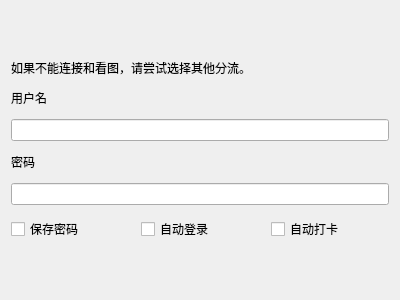
<?xml version="1.0" encoding="UTF-8"?>
<ui version="4.0">
 <class>LoginWidget</class>
 <widget class="QWidget" name="LoginWidget">
  <property name="geometry">
   <rect>
    <x>0</x>
    <y>0</y>
    <width>400</width>
    <height>300</height>
   </rect>
  </property>
  <property name="windowTitle">
   <string>Form</string>
  </property>
  <layout class="QVBoxLayout" name="verticalLayout_2">
   <property name="spacing">
    <number>12</number>
   </property>
   <item>
    <spacer name="verticalSpacer">
     <property name="orientation">
      <enum>Qt::Vertical</enum>
     </property>
     <property name="sizeHint" stdset="0">
      <size>
       <width>20</width>
       <height>40</height>
      </size>
     </property>
    </spacer>
   </item>
   <item>
    <widget class="QLabel" name="label_2">
     <property name="text">
      <string>如果不能连接和看图，请尝试选择其他分流。</string>
     </property>
     <property name="wordWrap">
      <bool>true</bool>
     </property>
    </widget>
   </item>
   <item>
    <widget class="QLabel" name="label_5">
     <property name="text">
      <string>用户名</string>
     </property>
    </widget>
   </item>
   <item>
    <widget class="QLineEdit" name="userEdit_2"/>
   </item>
   <item>
    <widget class="QLabel" name="label_6">
     <property name="text">
      <string>密码</string>
     </property>
    </widget>
   </item>
   <item>
    <widget class="QLineEdit" name="passwdEdit_2">
     <property name="echoMode">
      <enum>QLineEdit::Password</enum>
     </property>
    </widget>
   </item>
   <item>
    <layout class="QHBoxLayout" name="horizontalLayout">
     <item>
      <widget class="QCheckBox" name="saveBox">
       <property name="text">
        <string>保存密码</string>
       </property>
      </widget>
     </item>
     <item>
      <widget class="QCheckBox" name="autoBox">
       <property name="text">
        <string>自动登录</string>
       </property>
      </widget>
     </item>
     <item>
      <widget class="QCheckBox" name="autoSign">
       <property name="text">
        <string>自动打卡</string>
       </property>
      </widget>
     </item>
    </layout>
   </item>
   <item>
    <spacer name="verticalSpacer_2">
     <property name="orientation">
      <enum>Qt::Vertical</enum>
     </property>
     <property name="sizeHint" stdset="0">
      <size>
       <width>20</width>
       <height>40</height>
      </size>
     </property>
    </spacer>
   </item>
  </layout>
 </widget>
 <resources/>
 <connections/>
</ui>
